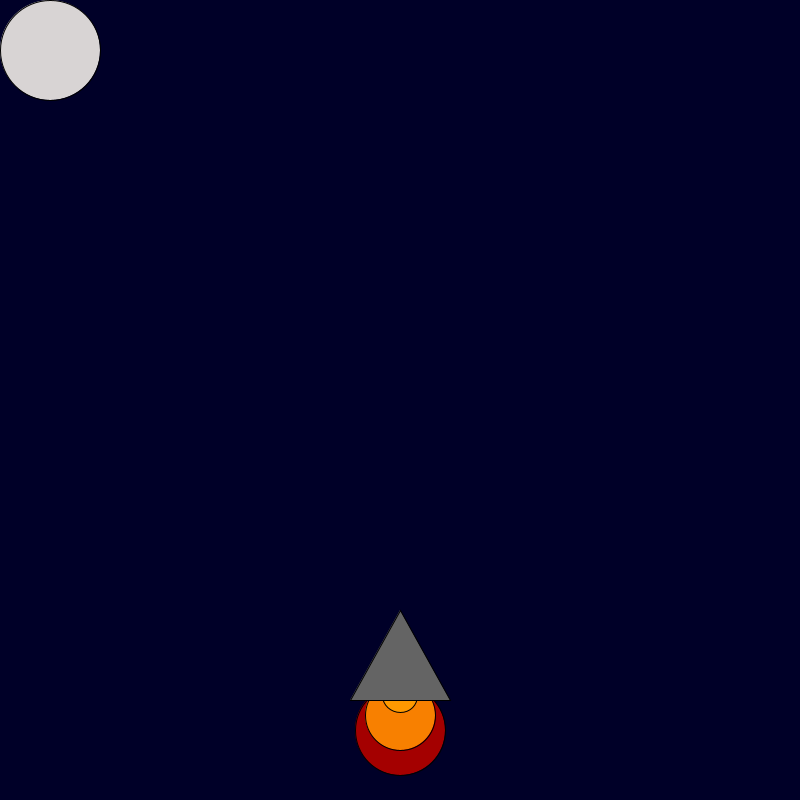
Frame 1 (no input)
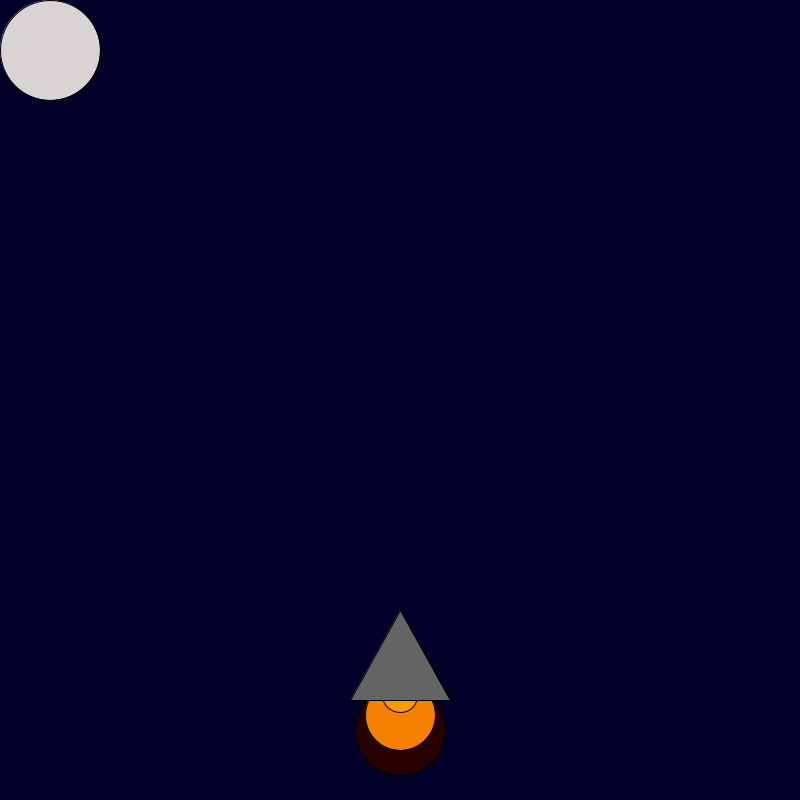
Frame 60 (the mouse pressed at the canvas centre just before this capture)
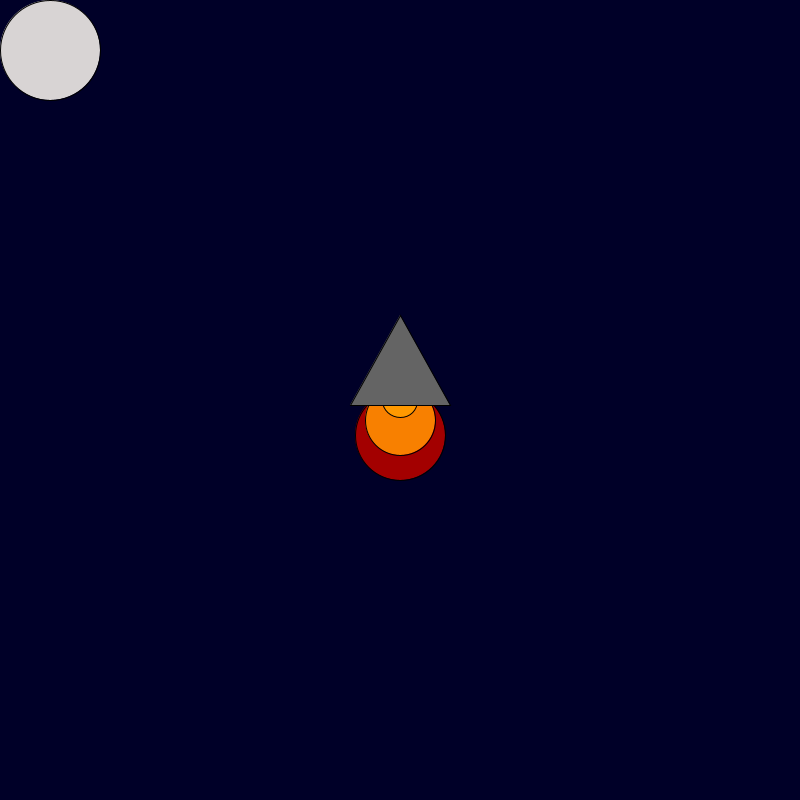
Frame 120 (the mouse held since frame 60 and released just before this capture)

The Processing sketch that drew these frames (run headless with seeded random() and noise(); from frame 60 on, the mouse is pressed at the canvas centre):

// Processing sketch: rocket_ship
// ── rocket_ship.pde
int x = 400; 
int y = 600; 

void setup() {
    size(800, 800);
    
}

void draw() {
    background(0, 0, 40); 
    fill(216,212,212);
    ellipse(50,50,100,100);
    fill(random(255), 0, 0);
    ellipse(x, y + 130, 90, 90);
    fill(248, 128, 0);
    ellipse(x, y + 115, 70, 70);
    fill(255, 153, 0);
    ellipse(x, y + 95, 35, 35);
    fill(100, 100, 100);
    triangle(x, y + 10, x + 50, y + 100, x - 50, y + 100);
    if(mousePressed){
     
      y+=-5;
    }
      

}
